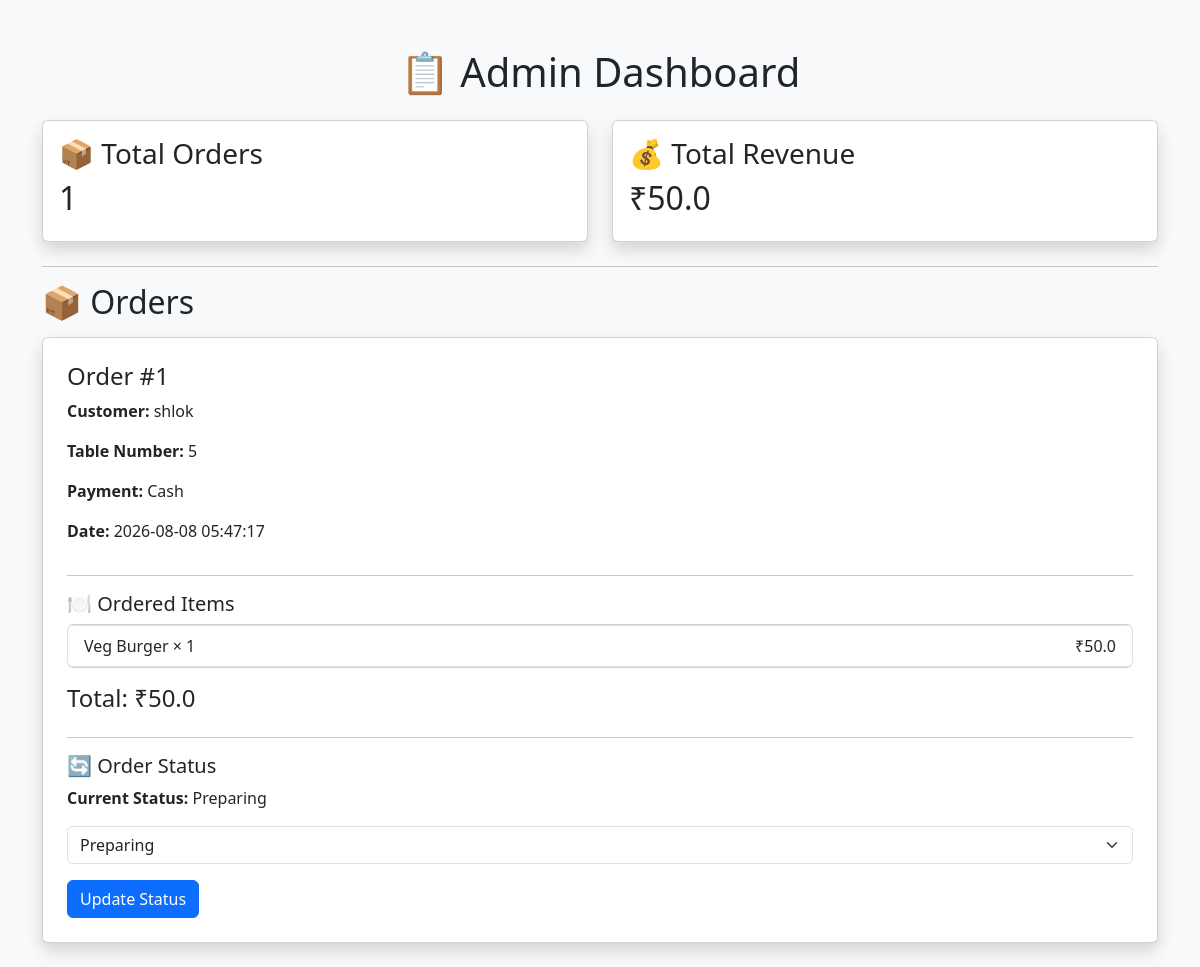
The app's page /admin (signed in), older data.
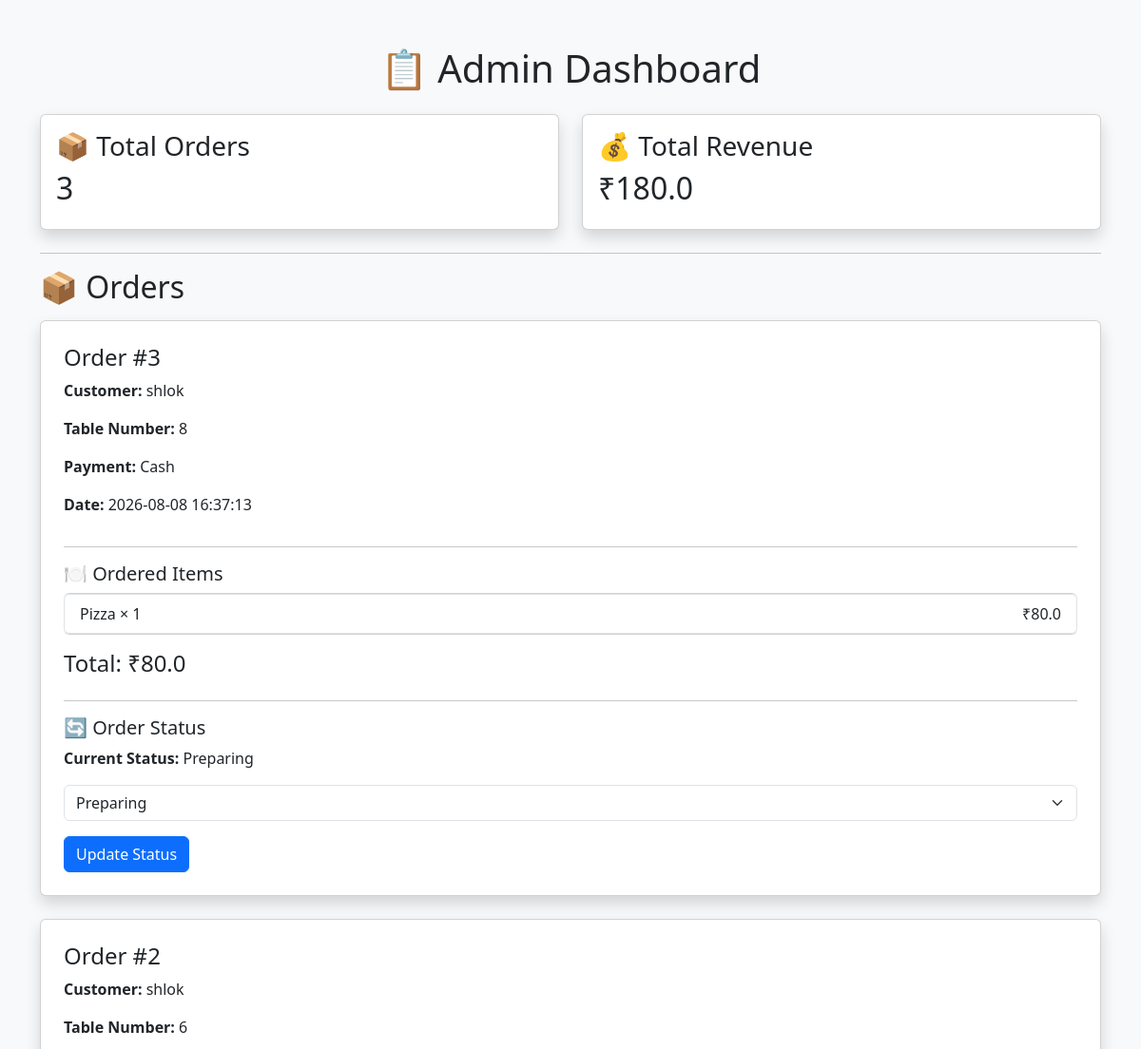
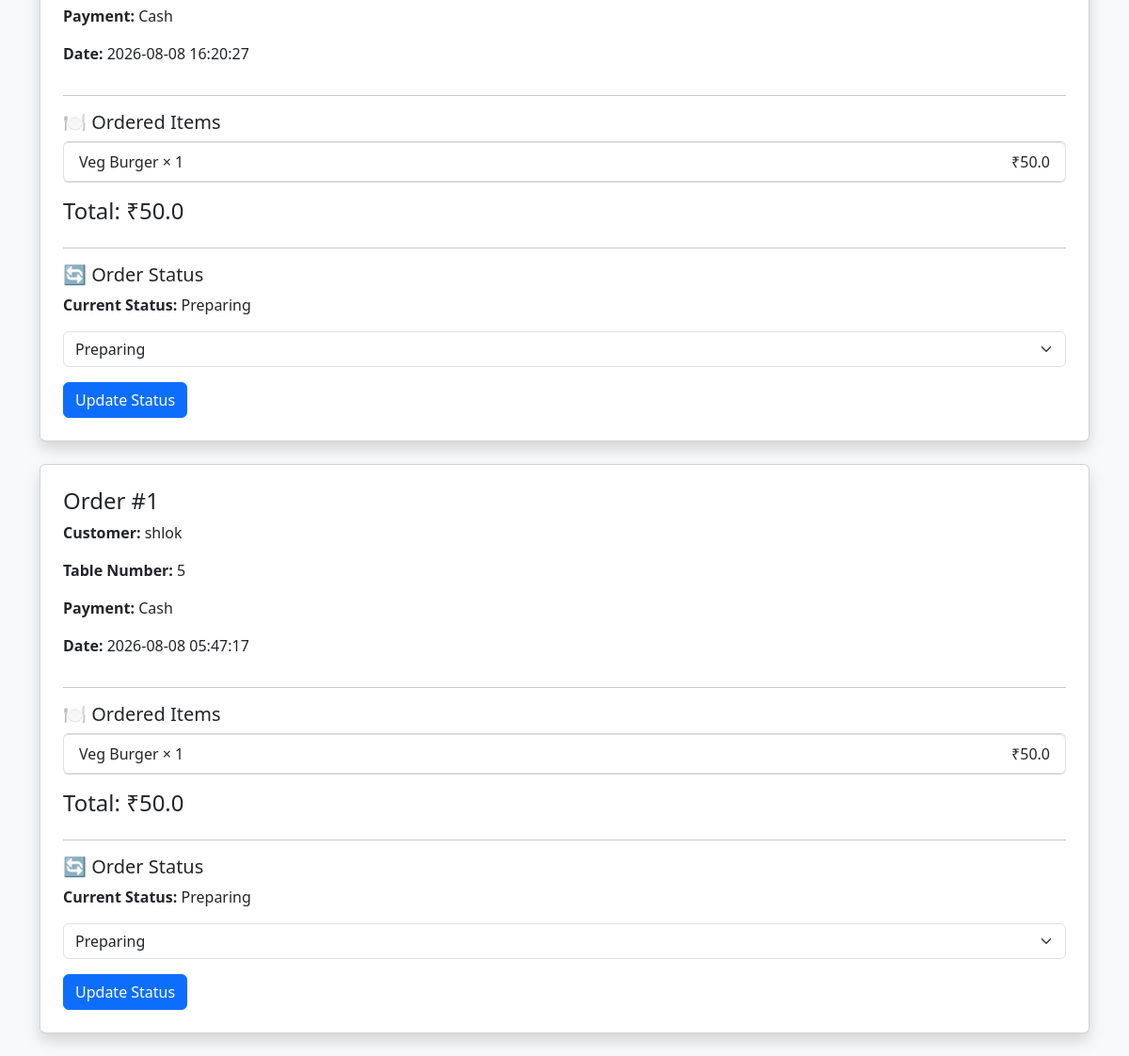
The same page, newer data (2 pictures, top to bottom).
### tables this page shows
CREATE TABLE orders (
            id INTEGER PRIMARY KEY AUTOINCREMENT,
            user_id INTEGER,
            customer_name TEXT NOT NULL,
            table_number TEXT NOT NULL,
            payment TEXT NOT NULL,
            total REAL NOT NULL,
            order_date TIMESTAMP DEFAULT CURRENT_TIMESTAMP, status TEXT DEFAULT 'Pending',
            FOREIGN KEY (user_id) REFERENCES users(id)
        );

CREATE TABLE order_items (
            id INTEGER PRIMARY KEY AUTOINCREMENT,
            order_id INTEGER,
            food_name TEXT NOT NULL,
            quantity INTEGER NOT NULL,
            price REAL NOT NULL,
            FOREIGN KEY (order_id) REFERENCES orders(id)
        );

### app.py (the view)
@app.route('/admin')
def admin():
    if 'user_id' not in session:
        return redirect(url_for('login'))
    conn = sqlite3.connect("canteen.db")
    cursor = conn.cursor()
    cursor.execute(
        "SELECT role FROM users WHERE id = ?",
        (session['user_id'],)
    )
    user = cursor.fetchone()
    if not user or user[0] != 'admin':
        conn.close()
        return "Access Denied! Admin only."
    cursor.execute("""
        SELECT id, customer_name, table_number,
               payment, total, order_date, status
        FROM orders
        ORDER BY id DESC
    """)
    orders_data = cursor.fetchall()
    orders = []
    for order in orders_data:
        cursor.execute("""
            SELECT food_name, quantity, price
            FROM order_items
            WHERE order_id = ?
        """, (order[0],))
        items = cursor.fetchall()
        orders.append({
            "id": order[0],
            "customer_name": order[1],
            "table_number": order[2],
            "payment": order[3],
            "total": order[4],
            "order_date": order[5],
            "status": order[6],
            "items": items
        })
    total_orders = len(orders)
    cursor.execute("""
        SELECT COALESCE(SUM(total), 0)
        FROM orders
    """)
    total_revenue = cursor.fetchone()[0]
    conn.close()
    return render_template(
        'admin.html',
        orders=orders,
        total_orders=total_orders,
        total_revenue=total_revenue
    )

### templates/admin.html (shortened to what this page needs)
<!DOCTYPE html><html lang="en"><head>
<link href="https://cdn.jsdelivr.net/npm/bootstrap@5.3.3/dist/css/bootstrap.min.css"
      rel="stylesheet">
</head><body class="bg-light"><div class="container mt-5"><h1 class="text-center mb-4">📋 Admin Dashboard</h1>
<div class="row mb-4">
    <div class="col-md-6">
        <div class="card shadow p-3">
            <h3>📦 Total Orders</h3>
            <h2>{{ total_orders }}</h2>
        </div>
    </div>
    <div class="col-md-6">
        <div class="card shadow p-3">
            <h3>💰 Total Revenue</h3>
            <h2>₹{{ total_revenue }}</h2>
        </div>
    </div>
</div>
<hr>
<h2 class="mb-3">📦 Orders</h2>
{% if orders %}
    {% for order in orders %}
    <div class="card shadow mb-4 p-4">
        <h4>Order #{{ order.id }}</h4>
        <p>
            <strong>Customer:</strong>
            {{ order.customer_name }}
        </p>
        <p>
            <strong>Table Number:</strong>
            {{ order.table_number }}
        </p>
        <p>
            <strong>Payment:</strong>
            {{ order.payment }}
        </p>
        <p>
            <strong>Date:</strong>
            {{ order.order_date }}
        </p>
        <hr>
        <h5>🍽 Ordered Items</h5>
        <ul class="list-group mb-3">
            {% for item in order["items"] %}
            <li class="list-group-item d-flex justify-content-between">
                <span>
                    {{ item[0] }} × {{ item[1] }}
                </span>
                <span>
                    ₹{{ item[2] * item[1] }}
                </span>
            </li>
            {% endfor %}
        </ul>
        <h4>
            Total: ₹{{ order.total }}
        </h4>
        <hr>
        <h5>🔄 Order Status</h5>
        <p>
            <strong>Current Status:</strong>
            {{ order.status }}
        </p>
        <form method="POST"
              action="{{ url_for('update_order_status',
                                order_id=order.id) }}">
            <select name="status"
                    class="form-select mb-3">
                <option value="Preparing"
                    {% if order.status == 'Preparing' %}selected{% endif %}>
                    Preparing
                </option>
            </select>
            <button type="submit"
                    class="btn btn-primary">
                Update Status
            </button>
        </form>
    </div>
    {% endfor %}
{% else %}
    <div class="alert alert-info text-center">
        📭 No Orders Yet
    </div>
{% endif %}
</div></body>
</html>

Row changes from the older to the newer data that the page shows:
added orders: id "3", customer_name "shlok", table_number "8", payment "Cash", order_date "2026-08-08 16:37:13", total "80.0", status "Preparing"
added order_items: food_name "Pizza", quantity "1", item[2]*item[1] "80.0", shown under "3"
added orders: id "2", customer_name "shlok", table_number "6", payment "Cash", order_date "2026-08-08 16:20:27", total "50.0", status "Preparing"
added order_items: food_name "Veg Burger", quantity "1", item[2]*item[1] "50.0", shown under "2"
Text that changed along with them:
{{ total_orders }}: "1" → "3"
{{ total_revenue }}: "50.0" → "180.0"
